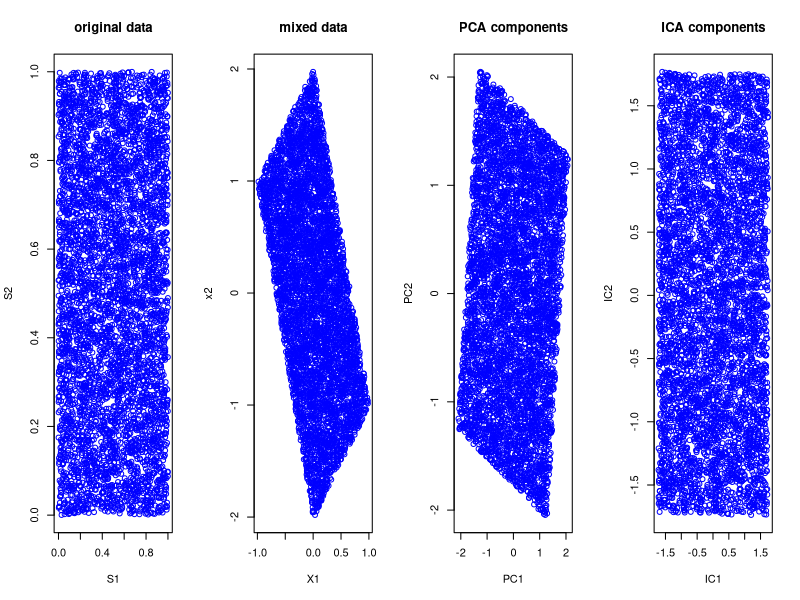
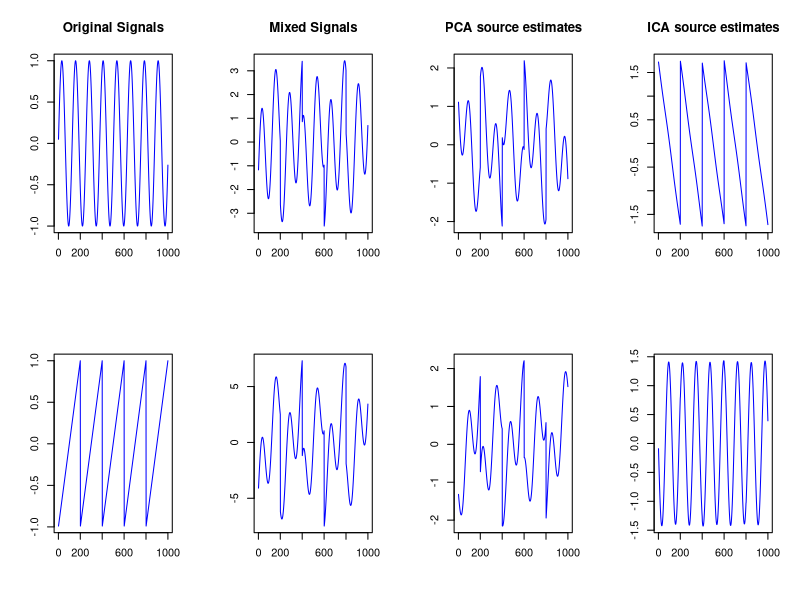

The R source for these figures, in order:
#use fastICA Package
library(fastICA)

#simulate two independent uniforms and mix them 
S <- matrix(runif(10000), 5000, 2)
A <- matrix(c(1, 1, -1, 3), 2, 2, byrow = TRUE)
X <- S %*% A

#run fastICA algorithm to recover original independent variables
a <- fastICA(X, 2, alg.typ = "parallel", fun = "logcosh", alpha = 1, 
             method = "C", row.norm = FALSE, maxit = 200, 
             tol = 0.0001, verbose = TRUE)

#plot results
par(mfrow = c(1, 4))
plot(S,main = "original data",xlab = "S1", ylab = "S2",col="blue")
plot(a$X, main = "mixed data",xlab = "X1", ylab = "x2",col="blue")
plot(a$X %*% a$K, main = "PCA components",xlab = "PC1", ylab = "PC2",col="blue")
plot(a$S, main = "ICA components",xlab = "IC1", ylab = "IC2",col="blue")

#simulate two independent signals and mix them
Y <- cbind(sin((1:1000)/20), rep((((1:200)-100)/100), 5))
Z <- matrix(c(2.3, 1.3, 3.3, 4.3), 2, 2)
X <- Y %*% Z

#run fastICA algorithm to recover original independent variables
a <- fastICA(X, 2, alg.typ = "parallel", fun = "logcosh", alpha = 1, 
             method = "R", row.norm = FALSE, maxit = 200, 
             tol = 0.0001, verbose = TRUE)

#plot results
par(mfcol = c(2, 4))
plot(1:1000, Y[,1 ], type = "l", main = "Original Signals",
     xlab = "", ylab = "",col="blue")
plot(1:1000, Y[,2 ], type = "l", xlab = "", ylab = "",col="blue")
plot(1:1000, X[,1 ], type = "l", main = "Mixed Signals", 
     xlab = "", ylab = "",col="blue")
plot(1:1000, X[,2 ], type = "l", xlab = "", ylab = "",col="blue")
plot(1:1000, a$X %*% a$K[,1 ], type = "l", main = "PCA source estimates", 
     xlab = "", ylab = "",col="blue")
plot(1:1000, a$X %*% a$K[, 2], type = "l", xlab = "", ylab = "",col="blue")
plot(1:1000, a$S[,1 ], type = "l", main = "ICA source estimates", 
     xlab = "", ylab = "",col="blue")
plot(1:1000, a$S[, 2], type = "l", xlab = "", ylab = "",col="blue")
